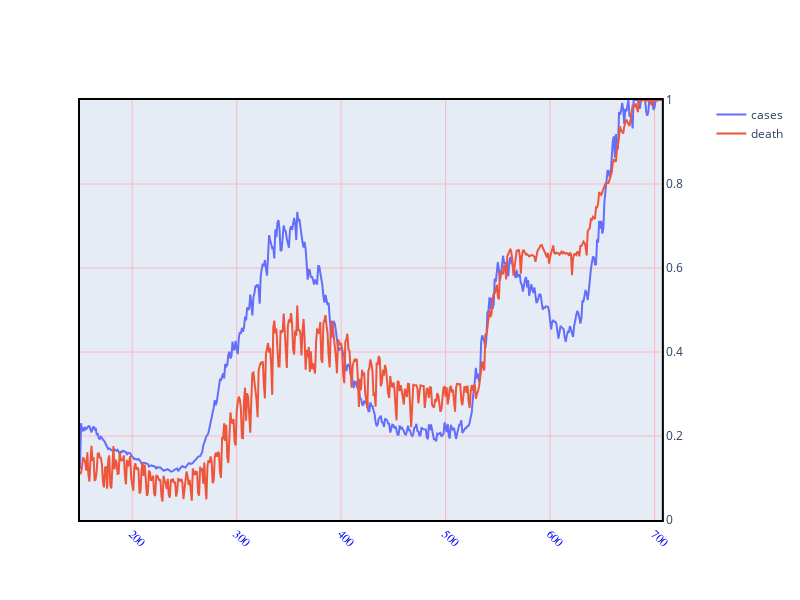

Notebook code cell kept with this figure:
### Code cell
trace1 = go.Scatter(
        x=dfc['nu'],
        y=dfcsr['Russia'],
        name='cases',
        yaxis='y2'
    )
trace2 = go.Scatter(
        x=dfd['nu'],
        y=dfdsr['Russia'],
        name='death',
        yaxis='y2'
    )
fig = make_subplots(specs=[[{"secondary_y": True}]])
fig.add_trace(trace1)
fig.add_trace(trace2, secondary_y=True)
fig['layout'].update(height=600, width=800, xaxis=dict(
        tickangle=45
    ))
fig.update_yaxes(range=[0, 1])
fig.update_xaxes(showline=True, linewidth=2, linecolor='black', mirror=True, gridcolor='LightPink')
fig.update_xaxes(tickangle=45, tickfont=dict(family='Rockwell', color='blue', size=12))
fig.update_yaxes(showline=True, linewidth=2, linecolor='black', mirror=True, gridcolor='LightPink')
fig.show()

### Figure 1 — Plotly figure (JSON) as saved in the notebook; plotly's stock layout.template omitted (floating-point values rounded to 4 significant figures; data arrays with more than 128 entries replaced by an {"elided": "..."} marker saying what was removed)
{"data": [{"name": "cases", "type": "scatter", "x": {"elided": "554 int values"}, "y": {"elided": "554 float values"}, "yaxis": "y2"}, {"name": "death", "type": "scatter", "x": {"elided": "554 int values"}, "xaxis": "x", "y": {"elided": "554 float values"}, "yaxis": "y2"}], "layout": {"height": 600, "width": 800, "xaxis": {"anchor": "y", "domain": [0, 0.94], "gridcolor": "LightPink", "linecolor": "black", "linewidth": 2, "mirror": true, "showline": true, "tickangle": 45, "tickfont": {"color": "blue", "family": "Rockwell", "size": 12}}, "yaxis": {"anchor": "x", "domain": [0, 1], "gridcolor": "LightPink", "linecolor": "black", "linewidth": 2, "mirror": true, "range": [0, 1], "showline": true}, "yaxis2": {"anchor": "x", "gridcolor": "LightPink", "linecolor": "black", "linewidth": 2, "mirror": true, "overlaying": "y", "range": [0, 1], "showline": true, "side": "right"}}}
